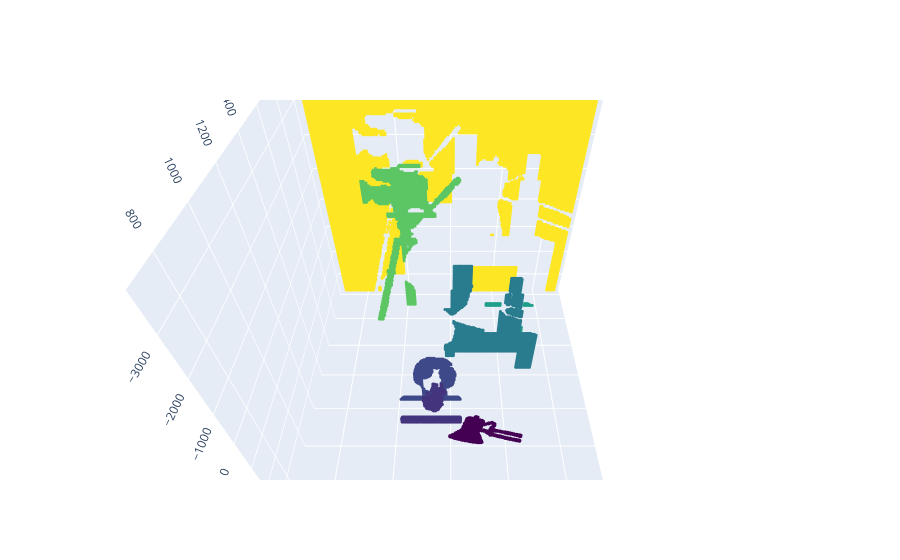

The notebook cell saved with this chart:
### Code cell
import cv2 as cv
import plotly.graph_objects as go

disparity = cv.imread('disparity.pgm', cv.IMREAD_UNCHANGED)

pts_x_3d = []
pts_y_3d = []
pts_z_3d = []


# YOUR CODE HERE
#disparity = cv.cvtColor(disparity, cv.COLOR_)
height, width = disparity.shape

focal_length = 40 
baseline = 0.4
principal_point = [100, 72]

scale_factor = 0.0001

for y in range(height):
    for x in range(width):
        disparity_value = disparity[y, x]
        if disparity_value > 0:
            depth = (focal_length * baseline) / (disparity_value * scale_factor)

            pts_x_3d.append((x - principal_point[0]) * depth / focal_length)
            pts_y_3d.append((y - principal_point[1]) * depth / focal_length)
            pts_z_3d.append(depth)
        

fig = go.Figure(data= [go.Scatter3d(x=pts_x_3d, y=pts_y_3d, z=pts_z_3d,
                                    mode='markers',
                                    marker=dict(
                                        size=1,
                                        color=pts_z_3d,         # set color to an array/list of desired values
                                        colorscale='Viridis',   # choose a colorscale
    ))])

camera = dict(eye=dict(x=0., y=-1., z=-1.))
fig.update_layout(scene_aspectmode='cube', scene_camera=camera)  # equal axis scale and default view point
fig.show()

### Figure 1 — Plotly figure (JSON) as saved in the notebook; plotly's stock layout.template omitted (floating-point values rounded to 4 significant figures; data arrays with more than 128 entries replaced by an {"elided": "..."} marker saying what was removed)
{"data": [{"marker": {"color": {"elided": "28800 float values"}, "colorscale": [[0, "#440154"], [0.1111, "#482878"], [0.2222, "#3e4989"], [0.3333, "#31688e"], [0.4444, "#26828e"], [0.5556, "#1f9e89"], [0.6667, "#35b779"], [0.7778, "#6ece58"], [0.8889, "#b5de2b"], [1, "#fde725"]], "size": 1}, "mode": "markers", "type": "scatter3d", "x": {"elided": "28800 float values"}, "y": {"elided": "28800 float values"}, "z": {"elided": "28800 float values"}}], "layout": {"scene": {"aspectmode": "cube", "camera": {"eye": {"x": 0, "y": -1, "z": -1}}}}}
